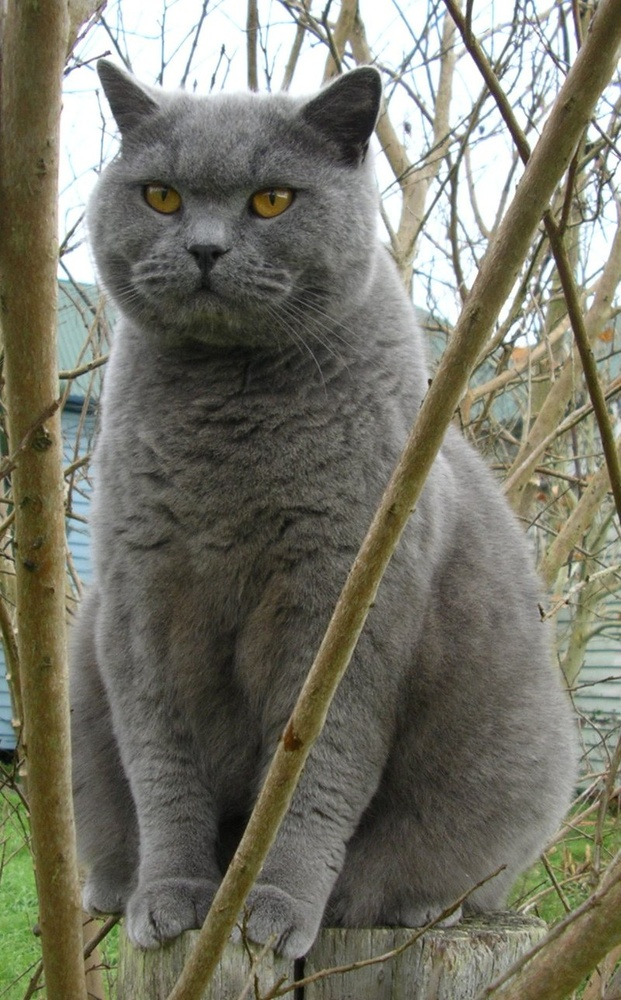
#> input picture Images/cat.jpg, 621 x 1000 px, shrunk from 800 x 1288 before the run
$ python load_image.py
#> lines starting #> are read from the running program, lines starting #| are printed output that depends on the picture
import numpy as np
from imageio import imread, imsave
import matplotlib.pyplot as plt

cat = imread("cat.jpg")
#> cat is the input picture: shape (1000, 621, 3); mean R, G, B 118.1, 117.2, 103.9
monkey = imread("test.jpg")
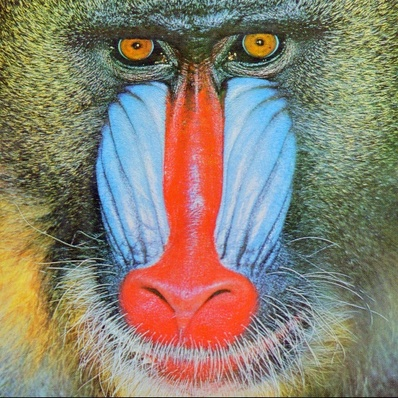
#> input picture Images/test.jpg, 398 x 398 px, shrunk from 512 x 512 before the run
#> monkey is the input picture: shape (398, 398, 3); mean R, G, B 137.4, 128.9, 113.2

if __name__ == "__main__":

  # crop the image
  cropped_cat = cat[75:300, 75:300]
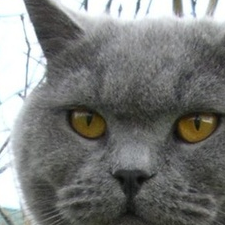
#> cropped_cat: shape (225, 225, 3); mean R, G, B 121.2, 122.4, 120.4
  cropped_monkey = monkey[40:200, 40:200]
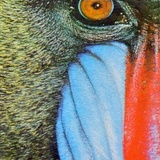
#> cropped_monkey: shape (160, 160, 3); mean R, G, B 131.9, 127.9, 119.2
#> (the run stopped early here; a loop or call above may not have finished)
